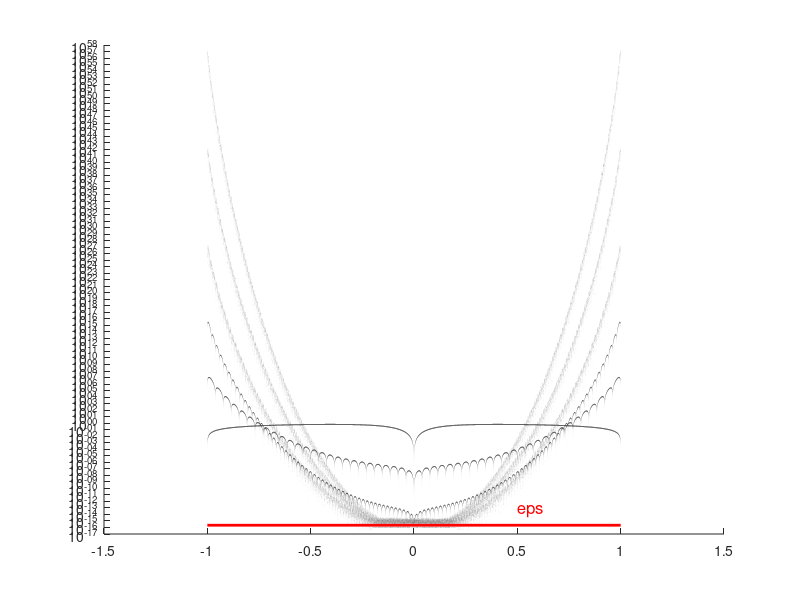
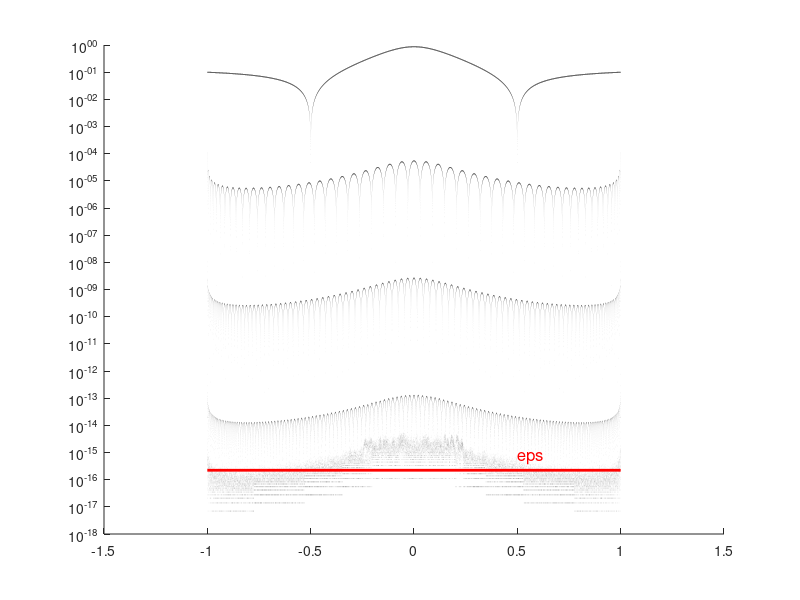

Reproduce these figures in MATLAB, in order.
function moler_3_09

k=4; 
n=50;
n_max=253;

core_3_09(k,n,n_max);

function core_3_09(k,n,n_max)
% k => passo di valutazione del polinomio = 10^-k
% n => passo di salita di grado del polinomio
% n_max => massimo grado di valutazione del polinomio

bar_x=-1:10^-k:1;
bar_y=bar_x;

if mod(n_max,2)==0
    n_max=n_max-1;
end

for t=1:2
    if t==1
        pt_dis = @eqdn;
        f_eqd = figure;
        y_eps = 200*eps;
    elseif t==2
        pt_dis = @chby;
        f_chb = figure;
        y_eps = 3*eps;
    end
    hold on
    set(gca, 'YScale', 'log')
    for s=3:n:n_max
        poly_x = pt_dis(s);
        poly_y = rungerat(poly_x);
        poly_values = polyinterp(poly_x,poly_y,bar_x);
        for m=1:size(bar_x')
            bar_y(m)= abs(poly_values(m)-rungerat(bar_x(m)));
        end
        bar(bar_x,bar_y,1,'FaceColor',colorpicker(s,n_max));
    end
    line([-1, 1], [eps, eps], 'Color', 'r', 'LineWidth', 2);
    text(0.5,y_eps,'eps','Color','red','FontSize',12)
    hold off
end

function y = rungerat(x)
y = 1./(1+25*x.^2);

function v = polyinterp(x,y,u)
%POLYINTERP  Polynomial interpolation.
%   v = POLYINTERP(x,y,u) computes v(j) = P(u(j)) where P is the
%   polynomial of degree d = length(x)-1 with P(x(i)) = y(i).

%   Copyright 2014 Cleve Moler
%   Copyright 2014 The MathWorks, Inc.

% Use Lagrangian representation.
% Evaluate at all elements of u simultaneously.

n = length(x);
v = zeros(size(u));
for k = 1:n
   w = ones(size(u));
   for j = [1:k-1 k+1:n]
      w = (u-x(j))./(x(k)-x(j)).*w;
   end
   v = v + w*y(k);
end

function c = colorpicker(n,n_max)
    c(1)=1-(n/n_max);
    c(2)=1-(n/n_max);
    c(3)=1/6+1/3*(n/n_max);
return

function x = eqdn(n)
x=-1 + 2*(0:n-1)/(n-1);

function x = chby(n)
x=cos(pi*((2*(1:n-1))/(2*n)));